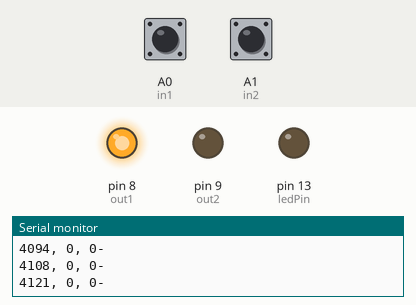
A sketch run on a simulated Arduino Uno, built with avr-gcc and run on an emulated ATmega328P. On the bench: output pins drawn as LEDs (lit = HIGH), the last lines printed to the serial monitor. Dashed ring = blinking. The inputs (shaded band) are chosen by the test bench; at power-on: A0 (in1) LOW, A1 (in2) LOW.

Above: at 4.2 s.
4.3 s: A0 (in1) driven HIGH
At 5.1 s:
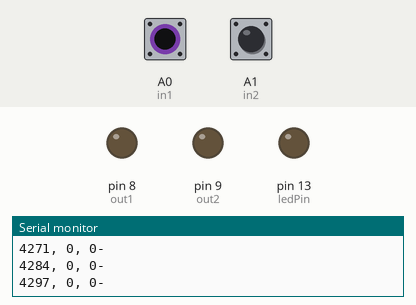
6.8 s: A0 (in1) pulsed LOW 5 times (0.12 s each, 0.3 s apart)
At 9.2 s:
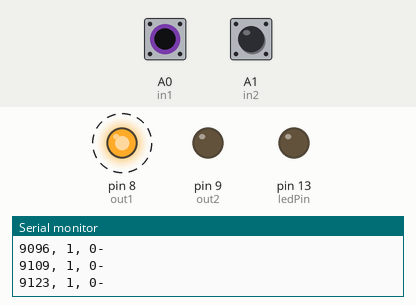
11.3 s: A1 (in2) pulsed HIGH 5 times (0.12 s each, 0.3 s apart)
At 14.0 s:
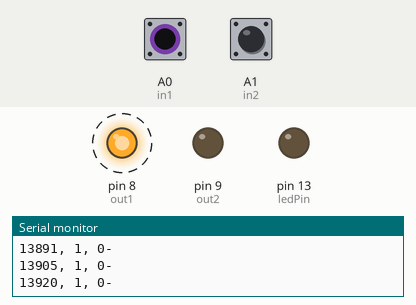
Timing chart, 0 to 15.5 s (numbered marks = the images above; inputs shaded):
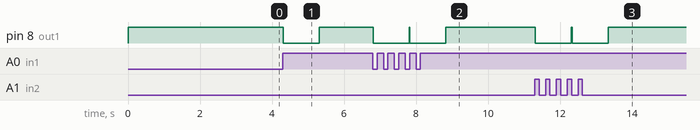

Measured:
- after the input at 4.3 s, pin 8 (out1): HIGH → LOW at once, → HIGH 1.0 s later
- after the input at 6.8 s, pin 8 (out1): alternates HIGH for 0.01 s and LOW for 1.0 s, 4 changes in all, then stays HIGH, starting at once
- after the input at 11.3 s, pin 8 (out1): alternates HIGH for 0.02 s and LOW for 1.0 s, 4 changes in all, then stays HIGH, starting at once

The sketch:

electricMotor.ino
```cpp
const int ledPin = 13;

const int in1 = A0;
const int in2 = A1;

const int out1 = 8;
const int out2 = 9;

bool prevPin1Val;
bool prevPin2Val;

void setup() {
  // put your setup code here, to run once:
  pinMode(ledPin, OUTPUT);

  pinMode(out1, OUTPUT);
  pinMode(out2, OUTPUT);

  pinMode(in1, INPUT);
  pinMode(in2, INPUT);

  prevPin1Val = digitalRead(in1);
  prevPin2Val = digitalRead(in2);

  digitalWrite(out1, HIGH);
  digitalWrite(out2, LOW);

  Serial.begin(9600);
  delay(3000);
}

void loop() {
  // put your main code here, to run repeatedly:
  unsigned long t = millis();
  bool pin1Val = digitalRead(in1);
  bool pin2Val = digitalRead(in2);

  if((pin1Val ^ pin2Val) != (prevPin1Val ^ prevPin2Val)){
    digitalWrite(out1, LOW);

    prevPin1Val = pin1Val;
    prevPin2Val = pin2Val;

    delay(1000);
    digitalWrite(out1, HIGH);
  }

  Serial.print(t);
  Serial.print(", ");
  Serial.print(pin1Val);
  Serial.print(", ");
  Serial.print(pin2Val);
  Serial.println("-");
}
```
